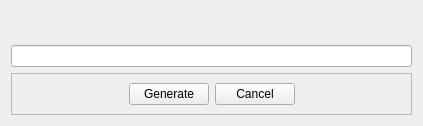
<?xml version="1.0" encoding="UTF-8"?>
<ui version="4.0">
 <class>getExcelName</class>
 <widget class="QWidget" name="getExcelName">
  <property name="geometry">
   <rect>
    <x>0</x>
    <y>0</y>
    <width>423</width>
    <height>126</height>
   </rect>
  </property>
  <property name="windowTitle">
   <string>Please Enter Name</string>
  </property>
  <layout class="QVBoxLayout" name="verticalLayout">
   <item>
    <spacer name="verticalSpacer">
     <property name="orientation">
      <enum>Qt::Orientation::Vertical</enum>
     </property>
     <property name="sizeHint" stdset="0">
      <size>
       <width>20</width>
       <height>40</height>
      </size>
     </property>
    </spacer>
   </item>
   <item>
    <widget class="QLineEdit" name="lineEdit"/>
   </item>
   <item>
    <widget class="QFrame" name="frame">
     <property name="frameShape">
      <enum>QFrame::Shape::StyledPanel</enum>
     </property>
     <property name="frameShadow">
      <enum>QFrame::Shadow::Raised</enum>
     </property>
     <layout class="QHBoxLayout" name="horizontalLayout">
      <item>
       <spacer name="horizontalSpacer">
        <property name="orientation">
         <enum>Qt::Orientation::Horizontal</enum>
        </property>
        <property name="sizeHint" stdset="0">
         <size>
          <width>40</width>
          <height>20</height>
         </size>
        </property>
       </spacer>
      </item>
      <item>
       <widget class="QPushButton" name="pushButton">
        <property name="text">
         <string>Generate</string>
        </property>
       </widget>
      </item>
      <item>
       <widget class="QPushButton" name="pushButton_2">
        <property name="text">
         <string>Cancel</string>
        </property>
       </widget>
      </item>
      <item>
       <spacer name="horizontalSpacer_2">
        <property name="orientation">
         <enum>Qt::Orientation::Horizontal</enum>
        </property>
        <property name="sizeHint" stdset="0">
         <size>
          <width>40</width>
          <height>20</height>
         </size>
        </property>
       </spacer>
      </item>
     </layout>
    </widget>
   </item>
  </layout>
 </widget>
 <resources/>
 <connections>
  <connection>
   <sender>pushButton_2</sender>
   <signal>clicked()</signal>
   <receiver>getExcelName</receiver>
   <slot>close()</slot>
   <hints>
    <hint type="sourcelabel">
     <x>284</x>
     <y>102</y>
    </hint>
    <hint type="destinationlabel">
     <x>426</x>
     <y>87</y>
    </hint>
   </hints>
  </connection>
 </connections>
</ui>
